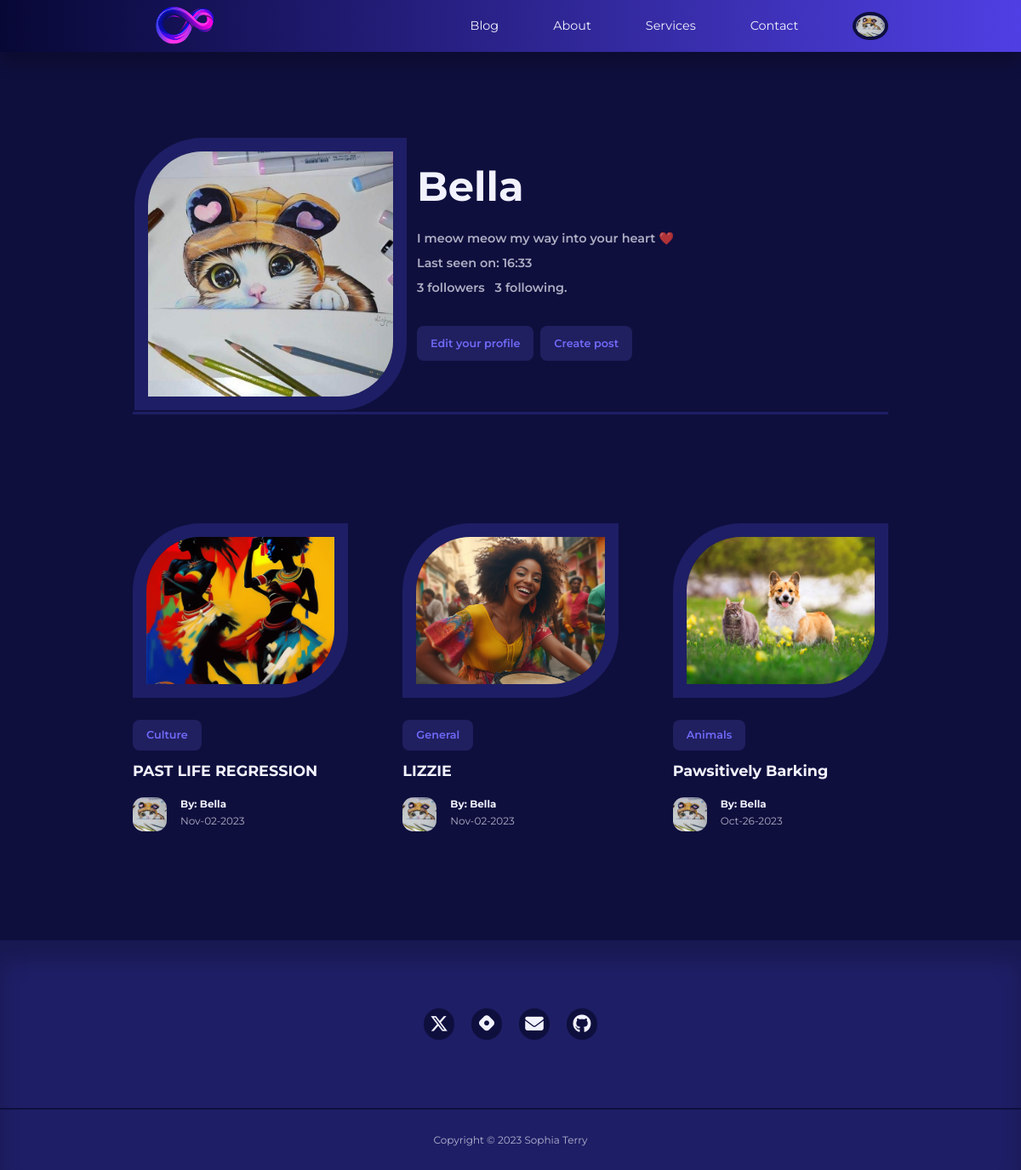
/user/Bella (signed in), run on the app's committed database.
### app/models.py (models this page shows, shortened)
class User(UserMixin, db.Model):
    id = db.Column(db.Integer, primary_key=True)
    username = db.Column(db.String(100), index=True, unique=True)
    email = db.Column(db.String(120), index=True, unique=True)
    password_hash = db.Column(db.String(128))
    picture = db.Column(db.String(120), nullable=True)
    posts = db.relationship('Post', backref='author', lazy='dynamic')
    about_me = db.Column(db.String(140))
    last_seen = db.Column(db.DateTime, default=datetime.utcnow)
    followed = db.relationship(
        'User', secondary=followers,
        primaryjoin=(followers.c.follower_id == id),
        secondaryjoin=(followers.c.followed_id == id),
        backref=db.backref('followers', lazy='dynamic'), lazy='dynamic'
    )

class Post(db.Model):
    id = db.Column(db.Integer, primary_key=True)
    title = db.Column(db.String(120))
    content = db.Column(db.Text)
    image = db.Column(db.String(120), nullable=True)
    timestamp = db.Column(db.DateTime, index=True, default=datetime.utcnow)
    user_id = db.Column(db.Integer, db.ForeignKey('user.id', name='fk_user_id'))
    category_id = db.Column(db.Integer, db.ForeignKey('category.id', name='fk_category_id'))
    category = db.relationship('Category', backref=db.backref('posts', lazy=True))

class Category(db.Model):
    id = db.Column(db.Integer, primary_key=True)
    name = db.Column(db.String(20), unique=True, nullable=False)

### app/routes.py (the view)
@app.route('/user/<username>') #user
@login_required
def user(username):
    user = User.query.filter_by(username=username).first_or_404()
    page = request.args.get('page', 1, type=int)
    posts = user.posts.order_by(Post.timestamp.desc()).paginate(
        page=page, per_page=app.config['POSTS_PER_PAGE'], error_out=False)
    next_url = url_for('user', username=user.username, page=posts.next_num) \
        if posts.has_next else None
    prev_url = url_for('user', username=user.username, page=posts.prev_num) \
        if posts.has_prev else None
    authors = [post.author for post in posts]
    form = EmptyForm() # followers
    return render_template('user.html', user=user, posts=posts.items, authors=authors,
                            next_url=next_url, prev_url=prev_url, form=form)

### app/models.py (called while the page is built)
@login.user_loader
def load_user(id):
    return User.query.get(int(id))

### app/routes.py (called while the page is built)
@app.before_request
def before_request():
    if current_user.is_authenticated:
        current_user.last_seen = datetime.utcnow()
        db.session.commit()

### app/templates/user.html (shortened to what this page needs)
{% extends "base.html" %}
{% block content %}
<div class="container profile__container">
    <table>
        <tr valign="top">
            <td>
                {% if current_user.picture %}
                <img class="display__pic" src="{{ url_for('static', filename='images/' + current_user.picture) }}">
                {% else %}
                <img src="{{ url_for('static', filename='/images/default_profile_pc.png') }}" alt="Default Image">
                {% endif %}
            </td>
            <td class="user__table">
                <h1>{{ user.username }}</h1>
                {% if user.about_me %}<p>{{ user.about_me }}</p>{% endif %}
                {% if user.last_seen %}<p>Last seen on: {{ user.last_seen.strftime('%H:%M') }}</p>{% endif %}
                <p>{{ user.followers.count() }} followers &nbsp; {{ user.followed.count() }} following.</p>
                {% if user == current_user %}
                <p>
                    <a class="link__button" href="{{ url_for('edit_profile') }}">Edit your profile</a>&nbsp;
                     <a class="link__button" href="{{ url_for('add_post') }}">Create post </a>
                </p>
              {% endif %}
            </td>
        </tr>
    </table>
    </div>
 <div>
<section class="posts">
    <div class="container posts__container">
         {% for post in posts %}
        <article class="post">
            <div class="post__thumbnail">
                {% if post.image %}
                <img src="{{ url_for('static', filename='images/' + post.image) }}" alt="Post Image">
                {% else %}
                <img src="{{ url_for('static', filename='/images/blog18.jpg') }}" alt="Default Image">
                {% endif %}
            </div>
            <div class="post__info">
             <a href="{{ url_for('category', category_name=post.category.name) }}" class="category__button">{{ post.category.name}}</a>
                    <h3 class="post__title"><a href="{{ url_for('single_post', post_id=post.id) }}">{{ post.title }}</a></h3>
                    <div class="post__author">
                        <div class="post__author-avator">
                            {% set author = authors[loop.index0] %}
                            {% if current_user.is_authenticated %}
                            <img src="{{ url_for('static', filename='images/' + author.picture) }}" alt="avatar">
                            {% else %}
                            <img src="{{ url_for('static', filename='/images/default_profile_pc.png') }}" alt="Default Image">
                            {% endif %}
                        </div>
                        <div class="post__author-info">
                            <a href="{{ url_for('user', username=post.author.username) }}">
                            <h5>By: {{post.author.username }}</h5></a>
                            <small>{{ post.timestamp.strftime('%b-%d-%Y') }}</small>
                        </div>
                    </div>
                </div>
        </article>
        {% endfor %}
    </div>
</section>
</div>
{% endblock %}

### app/templates/base.html (shortened to what this page needs)
<!DOCTYPE html>
<html lang="en">
<head>
    <link rel="stylesheet" href="{{ url_for('static', filename='styles/styles.css')}}">
    <link rel="stylesheet" href="https://unicons.iconscout.com/release/v4.0.8/css/line.css">
</head>
<body>
    {% block navbar %}
    <nav>
        <div class="container nav__container">
            <a href="/index" class="nav__logo"><img src="/static/img/new-echo.png" class="nav-img" alt=""></a>
            <ul class="nav__items">
                <li><a href="{{ url_for('blog') }}">Blog</a></li>
                <li><a href="{{ url_for('index') }}">About</a></li>
                <li><a href="#">Services</a></li>
                <li><a href="#contact">Contact</a></li>
                {% if current_user.is_anonymous %}
                <li><a href="{{ url_for('signin') }}">Sign In</a></li>
                {% else %}
                <li class="nav__profile">
                    <div class="avatar">
                        <img src="{{ url_for('static', filename='images/' ~ current_user.picture) }}" alt="">
                    </div>
                        {% endif %}
                </li>
            </ul>
        </div>
    </nav>
    {% endblock %}
     {% block content %}
    {% endblock %}
    {% block footer %}
    <footer>
        <div id="contact" class="footer__socials">
            <a href="https://twitter.com/Mssophia_" target="_blank">
                </a>
            <a href="https://sophiaintech.hashnode.dev/" target="_blank">
                </a>
            <a href="mailto:sophiaterryyu@gmail.com">
                </a>
            <a href="https://github.com/terryyufei" target="_blank">
                </a>
        </div>
        <div class="footer__copyright">
            <small>Copyright &copy; 2023 Sophia Terry</small>
        </div>
    </footer>
    {% endblock %}
</body>
</html>

### app/static/styles/styles.css (style rules this page uses)
:root { --color-primary: #6f6af8; --color-primary-light: hsl(242, 91%, 69%, 18%); --color-primary-variant: #5854c7; --color-red: #da0f3f; --color-red-light: hsl(346, 87%, 46%, 15%); --color-green: #00c476; --color-green-light: hsl(156, 100%, 38%, 15%); --color-gray-900: #1e1e66; --color-gray-700: #2d2b7c; --color-gray-300: rgba(242, 242, 254, 0.3); --color-gray-200: rgba(242, 242, 254, 0.7); --color-white: #f2f2fe; --color-bg: #0f0f3e; --transition: all 300ms ease; --container-width-lg: 74%; --container-width-md: 88%; --form-width: 40%; --card-border-radius-1: 0.3rem; --card-border-radius-2: 0.5rem; --card-border-radius-3: 0.8rem; --card-border-radius-4: 2rem; --card-border-radius-5: 5rem; }
* { box-sizing: border-box; margin: 0; padding: 0; outline: 0; border: 0; appearance: 0; list-style: none; text-decoration: none; }
body { font-family: 'Montserrat', sans-serif; line-height: 1.6; color: var(--color-gray-200); overflow-x: hidden; background: var(--color-bg); font-size: 0.9rem; }
.container { width: var(--container-width-lg); max-width: 1800px; margin-inline: auto; }
section { margin-top: 3rem; width: 100vw; }
h1, h2, h3, h4, h5 { color: var(--color-white); line-height: 1.3; }
h1 { font-size: 3rem; margin: 1rem 0; }
h3 { font-size: 1.1rem; margin: 0.8rem 0 0.5rem; }
a { color: var(--color-white); transition: var(--transition); }
img { display: block; width: 100%; height: 100%; object-fit: cover; }
nav { background: linear-gradient(to right, hsl(240, 75%, 12%), hsl(246, 75%, 57%)); width: 100vw; height: 3.8rem; position: fixed; top: 0; z-index: 10; box-shadow: 0 1rem 1rem rgba(0, 0, 0, 0.2); }
.nav__container { height: 100%; display: flex; align-items: center; justify-content: space-between; }
.avatar { width: 2.6rem; height: 2.1rem; border-radius: 50%; overflow: hidden; border: 0.3rem solid var(--color-bg); }
.nav__logo { font-weight: 600; font-size: 1.2rem; }
.nav__items { display: flex; align-items: center; gap: 4rem; }
.nav__profile { position: relative; cursor: pointer; }
.category__button { background: var(--color-primary-light); color: var(--color-primary); display: inline-block; padding: 0.5rem 1rem; border-radius: var(--card-border-radius-2); font-weight: 600; font-size: 0.8rem; text-align: center; }
.post__thumbnail { border-radius: var(--card-border-radius-5) 0; border: 1rem solid var(--color-gray-900); overflow: hidden; margin-bottom: 1.6rem; height: 50%; }
.post__author { display: flex; gap: 1rem; margin-top: 1.2rem; }
.post__author-avator { width: 2.5rem; height: 2.5rem; border-radius: var(--card-border-radius-3); overflow: hidden; }
.posts__container { display: grid; grid-template-columns: repeat(3, 1fr); gap: 4rem; margin-bottom: 5rem; margin-top: 8rem; }
footer { background: var(--color-gray-900); padding: 5rem 0 0; box-shadow: inset 0 1.5rem 1.5rem rgba(0, 0, 0, 0.2); }
.footer__socials { margin-inline: auto; width: fit-content; margin-bottom: 5rem; display: flex; justify-content: space-between; align-items: center; gap: 1.2rem; }
.footer__socials a { background: var(--color-bg); border-radius: 50%; width: 2.3rem; height: 2.3rem; display: flex; align-items: center; justify-content: center; }
.footer__copyright { text-align: center; padding: 1.5rem 0; border-top: 2px solid var(--color-bg); margin-top: 4rem; }
.profile__container { margin-top: 10rem; border-bottom: 3px solid var(--color-gray-900); }
.display__pic { border-radius: var(--card-border-radius-5) 0; border: 1rem solid var(--color-gray-900); overflow: hidden; height: 20rem; width: 20rem; }
.link__button { background: var(--color-primary-light); color: var(--color-primary); display: inline-block; padding: 0.5rem 1rem; border-radius: var(--card-border-radius-2); font-weight: 600; font-size: 0.8rem; text-align: center; margin-top: 30px; }
.user__table { padding: 10px; font-weight: 600; line-height: 2; }
.nav-img { height: 8rem; width: 8rem; margin-top: 5%; }

### data on the page
User: picture (picture), username "Bella", about_me "I meow meow my way into your heart ❤️", last_seen "16:33"
Post: image (picture), category.name "Culture", title "PAST LIFE REGRESSION", picture (picture), author.username "Bella", timestamp "Nov-02-2023"
Post: image (picture), category.name "General", title "LIZZIE", picture (picture), author.username "Bella", timestamp "Nov-02-2023"
Post: image (picture), category.name "Animals", title "Pawsitively Barking", picture (picture), author.username "Bella", timestamp "Oct-26-2023"

### other printed values
{{ user.followers.count() }} "3"
{{ user.followed.count() }} "3"
